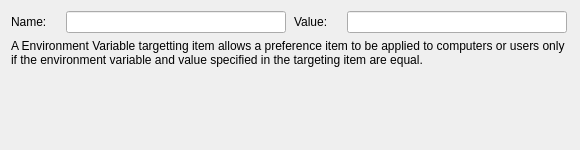
<?xml version="1.0" encoding="UTF-8"?>
<ui version="4.0">
 <class>EnvironmentWidget</class>
 <widget class="QWidget" name="EnvironmentWidget">
  <property name="geometry">
   <rect>
    <x>0</x>
    <y>0</y>
    <width>576</width>
    <height>150</height>
   </rect>
  </property>
  <property name="sizePolicy">
   <sizepolicy hsizetype="Preferred" vsizetype="Preferred">
    <horstretch>0</horstretch>
    <verstretch>0</verstretch>
   </sizepolicy>
  </property>
  <property name="minimumSize">
   <size>
    <width>0</width>
    <height>150</height>
   </size>
  </property>
  <property name="windowTitle">
   <string>Form</string>
  </property>
  <layout class="QGridLayout" name="gridLayout">
   <item row="0" column="0">
    <widget class="QLabel" name="envLabel">
     <property name="sizePolicy">
      <sizepolicy hsizetype="Fixed" vsizetype="Preferred">
       <horstretch>0</horstretch>
       <verstretch>0</verstretch>
      </sizepolicy>
     </property>
     <property name="minimumSize">
      <size>
       <width>45</width>
       <height>0</height>
      </size>
     </property>
     <property name="text">
      <string>Name:</string>
     </property>
     <property name="buddy">
      <cstring>envLineEdit</cstring>
     </property>
    </widget>
   </item>
   <item row="0" column="1">
    <widget class="QLineEdit" name="envLineEdit">
     <property name="sizePolicy">
      <sizepolicy hsizetype="Preferred" vsizetype="Fixed">
       <horstretch>0</horstretch>
       <verstretch>0</verstretch>
      </sizepolicy>
     </property>
     <property name="minimumSize">
      <size>
       <width>0</width>
       <height>0</height>
      </size>
     </property>
     <property name="maximumSize">
      <size>
       <width>220</width>
       <height>16777215</height>
      </size>
     </property>
    </widget>
   </item>
   <item row="0" column="2">
    <widget class="QLabel" name="valueLabel">
     <property name="sizePolicy">
      <sizepolicy hsizetype="Fixed" vsizetype="Preferred">
       <horstretch>0</horstretch>
       <verstretch>0</verstretch>
      </sizepolicy>
     </property>
     <property name="minimumSize">
      <size>
       <width>45</width>
       <height>0</height>
      </size>
     </property>
     <property name="text">
      <string>Value:</string>
     </property>
     <property name="buddy">
      <cstring>valueLineEdit</cstring>
     </property>
    </widget>
   </item>
   <item row="0" column="3">
    <widget class="QLineEdit" name="valueLineEdit">
     <property name="maximumSize">
      <size>
       <width>220</width>
       <height>16777215</height>
      </size>
     </property>
    </widget>
   </item>
   <item row="1" column="0" colspan="4">
    <widget class="QLabel" name="label">
     <property name="text">
      <string>A Environment Variable targetting item allows a preference item to be applied to computers or users only if the environment variable and value specified in the targeting item are equal.</string>
     </property>
     <property name="wordWrap">
      <bool>true</bool>
     </property>
    </widget>
   </item>
   <item row="2" column="0" colspan="4">
    <spacer name="verticalSpacer">
     <property name="orientation">
      <enum>Qt::Vertical</enum>
     </property>
     <property name="sizeHint" stdset="0">
      <size>
       <width>558</width>
       <height>137</height>
      </size>
     </property>
    </spacer>
   </item>
  </layout>
 </widget>
 <resources/>
 <connections/>
</ui>
